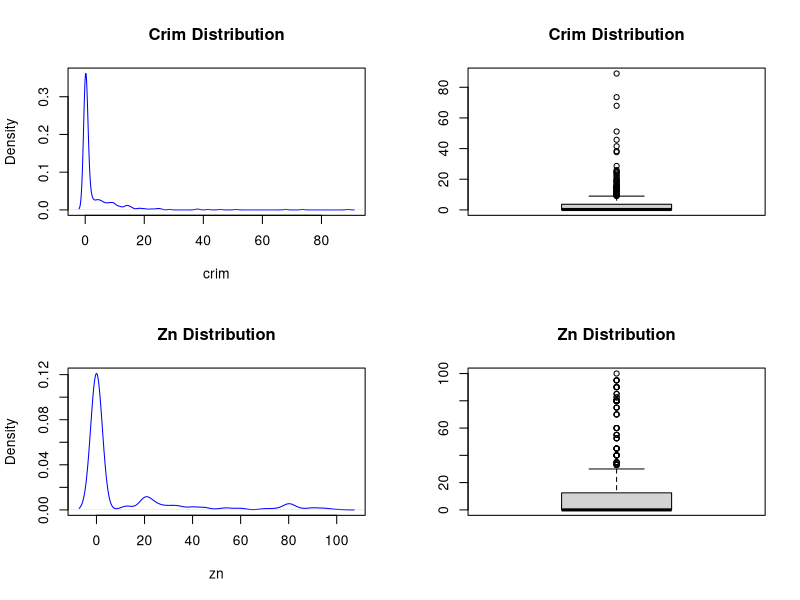
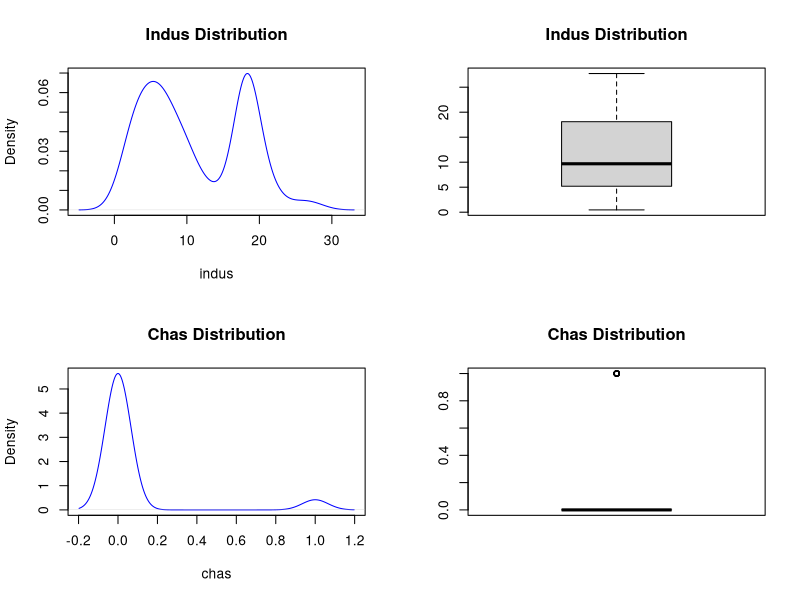
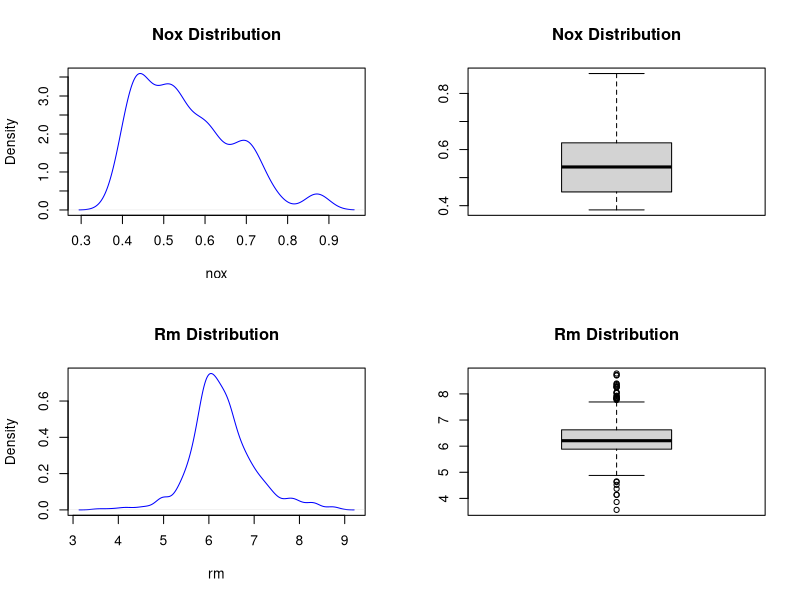
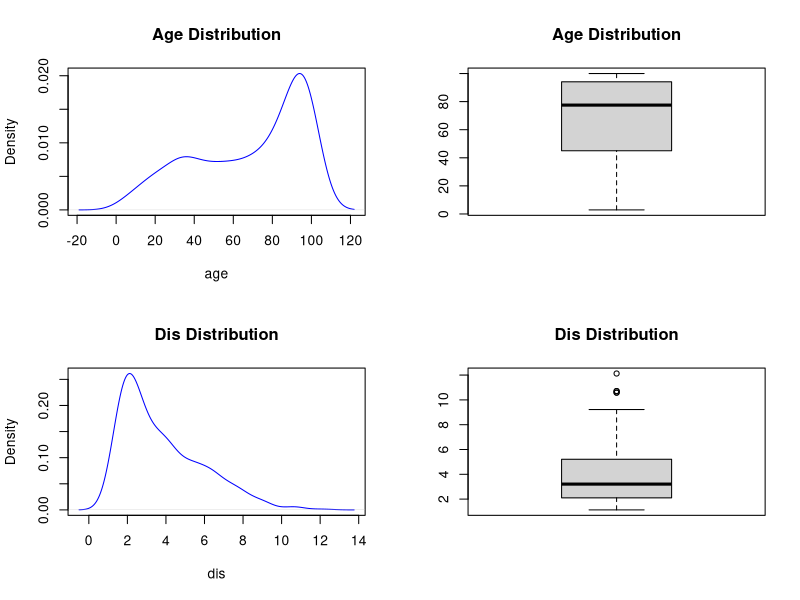
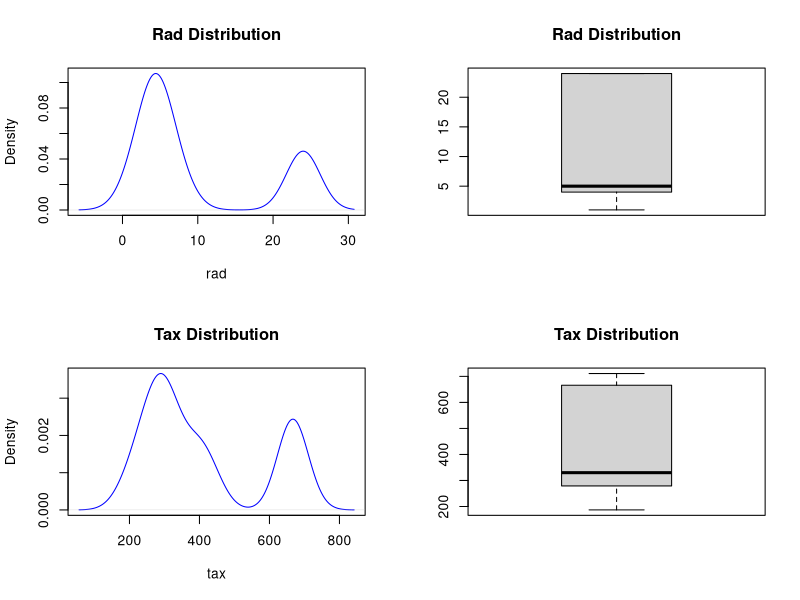
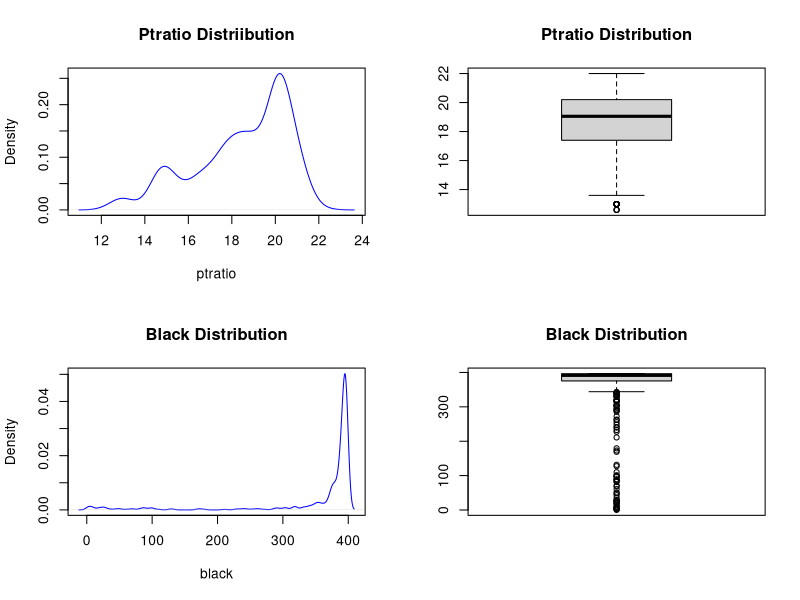
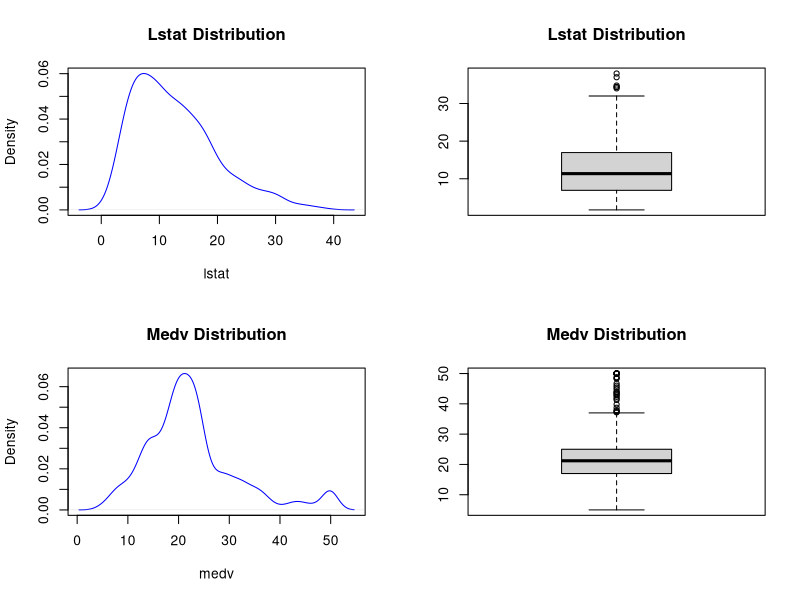
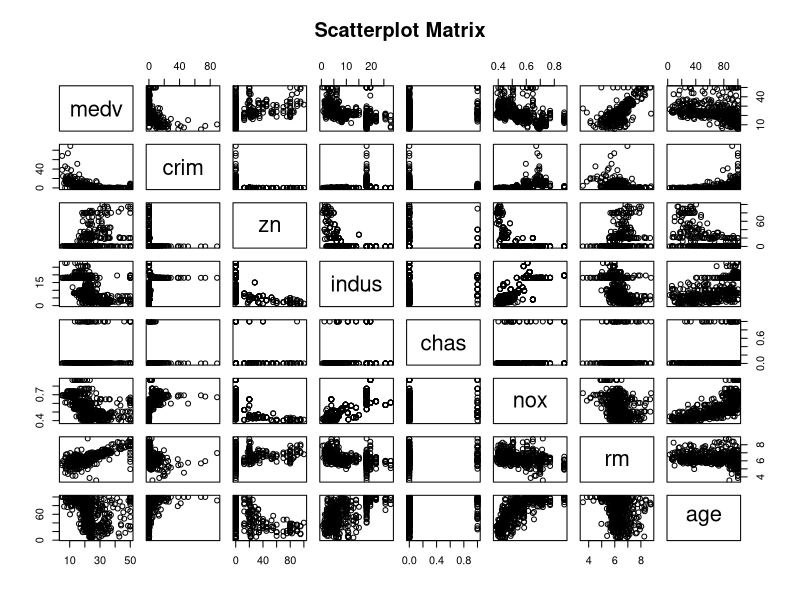

The R script that drew these images, in order:
## ---- chunk 1

# Load necessary libraries

library(dplyr)
library(ggplot2)
library(MASS)
library(car)

# Load dataset 

data(Boston)
attach(Boston)

## ---- chunk 2

## Sample size
n <- nrow(Boston)
p <- ncol(Boston)

statistics_summary <- summary(Boston)

sd_crim <- sd(crim)
sd_zn <- sd(zn)
sd_indus <- sd(indus)
sd_chas <- sd(chas)
sd_nox <- sd(nox)
sd_rm <- sd(rm)
sd_age <- sd(age)
sd_dis <- sd(dis)
sd_rad <- sd(rad)
sd_tax <- sd(tax)
sd_ptratio <- sd(ptratio)
sd_black <- sd(black)
sd_lstat <- sd(lstat)
sd_medv <- sd(medv)

missing_values <- colSums(is.na(Boston))
## ---- chunk 3

par(mfrow = c(2,2))

plot(density(Boston$crim), 
     main = "Crim Distribution",
     xlab = "crim",
     col = "blue")

boxplot((Boston$crim),
               main = "Crim Distribution")

plot(density(Boston$zn),
      main = "Zn Distribution",
     xlab = "zn",
     col = "blue")

boxplot((Boston$zn),
        main = "Zn Distribution")

plot(density(Boston$indus),
      main = "Indus Distribution",
     xlab = "indus",
     col = "blue")

boxplot((Boston$indus),
        main = "Indus Distribution")

plot(density(Boston$chas),
      main = "Chas Distribution",
     xlab = "chas",
     col = "blue")

boxplot((Boston$chas),
        main = "Chas Distribution")

plot(density(Boston$nox),
      main = "Nox Distribution",
     xlab = "nox",
     col = "blue")

boxplot((Boston$nox),
        main = "Nox Distribution")

plot(density(Boston$rm),
      main = "Rm Distribution",
     xlab = "rm",
     col = "blue")

boxplot((Boston$rm),
    main = "Rm Distribution")

plot(density(Boston$age),
      main = "Age Distribution",
     xlab = "age",
     col = "blue")

boxplot((Boston$age),
         main = "Age Distribution")

plot(density(Boston$dis),
      main = "Dis Distribution",
     xlab = "dis",
     col = "blue")

boxplot((Boston$dis),
        main = "Dis Distribution")

plot(density(Boston$rad),
      main = "Rad Distribution",
     xlab = "rad",
     col = "blue")

boxplot((Boston$rad),
        main = "Rad Distribution")

plot(density(Boston$tax),
      main = "Tax Distribution",
     xlab = "tax",
     col = "blue")

boxplot((Boston$tax),
         main = "Tax Distribution")

plot(density(Boston$ptratio),
      main = "Ptratio Distriibution",
     xlab = "ptratio",
     col = "blue")

boxplot((Boston$ptratio),
        main = "Ptratio Distribution")

plot(density(Boston$black),
      main = "Black Distribution",
     xlab = "black",
     col = "blue")

boxplot((Boston$black),
        main = "Black Distribution")

plot(density(Boston$lstat),
      main = "Lstat Distribution",
     xlab = "lstat",
     col = "blue")

boxplot((Boston$lstat),
        main = "Lstat Distribution")

plot(density(Boston$medv),
      main = "Medv Distribution",
     xlab = "medv",
     col = "blue")

boxplot((Boston$medv),
        main = "Medv Distribution")
## ---- chunk 4

# Function to identify outliers using IQR
identify_outliers_iqr <- function(data) 
  {
    outliers <- lapply(data, function(x) 
      {
        Q1 <- quantile(x, 0.25)
        Q3 <- quantile(x, 0.75)
        IQR <- Q3 - Q1
        lower_bound <- Q1 - 1.5 * IQR
        upper_bound <- Q3 + 1.5 * IQR
        return(which(x < lower_bound | x > upper_bound))
      })
    return(outliers)
  }

# Identify outliers
outliers_iqr <- identify_outliers_iqr(Boston)

## ---- chunk 5
library(dplyr)

Boston <- as_tibble(Boston)

Boston_1 <- Boston %>%
  dplyr::select(medv, crim, zn, indus, chas, nox, rm, age)

pairs(medv ~ ., data = Boston_1, main = "Scatterplot Matrix")
## ---- chunk 6

Boston_2 <- Boston %>%
  dplyr::select(medv, dis, rad, tax, ptratio, black, lstat)

pairs(medv ~ ., data = Boston_2, main = "Scatterplot Matrix")
## ---- chunk 7

library(ggplot2)
library(reshape2)

# Example dataset: replace this with your actual dataset
set.seed(123)

#Boston <- Boston %>% dplyr::select(-medv_boxcox)

# Calculate the correlation matrix
correlation_matrix <- cor(Boston)

# Melt the correlation matrix for ggplot2
cor_melted <- melt(correlation_matrix)

# Create the heatmap
ggplot(cor_melted, aes(Var1, Var2, fill = value)) +
  geom_tile(color = "white") +  # Add white borders to the squares
  scale_fill_gradient2(low = "blue", high = "red", mid = "white", 
                       midpoint = 0, limit = c(-1, 1), 
                       name = "Correlation") +  # Gradient fill for correlation values
  geom_text(aes(label = round(value, 2)), color = "black") +  # Add correlation values in squares
  theme_minimal() +  # Use a minimal theme
  labs(title = "Correlation Matrix Heatmap", 
       x = "", 
       y = "") +  # Remove axis labels
  theme(axis.text.x = element_text(angle = 45, hjust = 1))  # Angle x-axis labels
## ---- chunk 8


# Fit a linear regression model with all the predictors
full_model <- lm(medv ~ crim + zn + indus + chas + nox + rm + age + dis + rad  + ptratio + black + lstat, data = Boston)

par(mfrow = c(2, 2))
plot(full_model)

vif_values <- vif(full_model)

## ---- chunk 9

log_model <- lm(log(medv) ~ ., data = Boston)

par(mfrow = c(2, 2))

plot(log_model)
## ---- chunk 10

boxcox_results <- boxcox(full_model, lambda = seq(-3,3, length = 31), interp=F)

optimal_lambda <- boxcox_results$x[which.max(boxcox_results$y)]

# Transform the response variable using the optimal lambda
if (optimal_lambda == 0) 
  {
    Boston$medv_boxcox <- log(Boston$medv)
  } else {
    Boston$medv_boxcox <- (Boston$medv^optimal_lambda - 1) / optimal_lambda
  }

# Fit the model with the transformed response variable
boxcox_model <- lm(medv_boxcox ~ ., data = Boston)
boxcox_model_summary <- summary(boxcox_model)

par(mfrow = c(2,2))
plot(boxcox_model)
## ---- chunk 11

polynomial_model <- lm(medv ~ crim + zn + indus + chas + nox + dis + rm +
                         age + rad + tax + ptratio + black +lstat + rm^2 + lstat^2,
                       data = Boston)

par(mfrow = c(2,2))
plot(polynomial_model)
## ---- chunk 12

library(mgcv)   # for GAM modeling

# Fit the GAM model treating 'chas' as a linear predictor
gam_model <- gam(medv ~ s(crim, k = 5) +  s(zn, k = 3) + s(indus, k = 5) + chas + 
                   s(nox, k = 5) + s(dis, k = 5) + s(rm, k = 5) + s(age, k = 5) + 
                   s(rad, k = 5) + s(tax, k = 5) + s(ptratio, k = 5) + 
                   s(black, k = 5) + s(lstat, k = 5), data = Boston)

# Extract residuals
residuals_gam <- residuals(gam_model)
fitted_values <- fitted(gam_model)

model_matrix <- model.matrix(gam_model)  # Get the model matrix
n <- nrow(model_matrix)                   # Number of observations
p <- ncol(model_matrix) 

standardized_residuals <- residuals_gam / sd(residuals_gam)
hat_values <- diag(model_matrix %*% solve(t(model_matrix) %*% model_matrix) %*% t(model_matrix))

# Histogram of residuals
hist(residuals_gam, 
     main = "Histogram of Residuals", 
     xlab = "Residuals", 
     breaks = 30, 
     col = "lightblue")

# Check diagnostics
par(mfrow = c(2, 2))

# Plot residuals vs fitted values
plot(fitted(gam_model), residuals_gam, 
     xlab = "Fitted Values", 
     ylab = "Residuals", 
     main = "Residuals vs Fitted Values")
abline(h = 0, col = "red", lty = 2)  # Add a horizontal line at 0

# Create Q-Q plot
qqnorm(residuals_gam, main = "Q-Q Plot of Residuals")
qqline(residuals_gam, col = "red")  # Add a Q-Q line

# Create Scale-Location plot
plot(fitted_values, standardized_residuals, 
     xlab = "Fitted Values", 
     ylab = "Standardized Residuals", 
     main = "Scale-Location Plot")
abline(h = 0, col = "red", lty = 2)

# Create Residuals vs. Leverage plot
plot(hat_values, standardized_residuals, 
     xlab = "Leverage", 
     ylab = "Standardized Residuals", 
     main = "Residuals vs. Leverage Plot")
abline(h = 0, col = "red", lty = 2)
## ---- chunk 13



# Load libraries
library(mgcv)
library(boot)

# Set a seed for reproducibility
set.seed(123)

# Create a custom function to fit the GAM model
fit_gam <- function(data, indices) {
  # Create training set
  train_data <- data[indices, ]
  
  # Fit the GAM model
  gam_model <- gam(medv ~ s(crim, k = 5) + s(zn, k = 3) + 
                   s(indus, k = 5) + chas + 
                   s(nox, k = 5) + s(dis, k = 5) + 
                   s(rm, k = 5) + s(age, k = 5) + 
                   s(rad, k = 5) + s(tax, k = 5) + 
                   s(ptratio, k = 5) + 
                   s(black, k = 5) + s(lstat, k = 5), 
                   data = train_data)
  
  return(gam_model)
}

# Create the k-fold cross-validation indices
k_folds <- 5
n <- nrow(Boston)
folds <- cut(seq(1, n), breaks = k_folds, labels = FALSE)

# Store results for each fold
cv_results <- vector("list", k_folds)

# Perform k-fold cross-validation
for (i in 1:k_folds) {
  # Split data into training and test sets
  test_indices <- which(folds == i, arr.ind = TRUE)
  train_indices <- which(folds != i, arr.ind = TRUE)
  
  # Fit the model on the training set
  model <- fit_gam(Boston, train_indices)
  
  # Predict on the test set
  test_data <- Boston[test_indices, ]
  predictions <- predict(model, newdata = test_data)
  
  # Calculate RMSE for this fold
  rmse <- sqrt(mean((test_data$medv - predictions)^2))
  
  # Store the RMSE result
  cv_results[[i]] <- rmse
}

# Calculate and print the average RMSE across folds
average_rmse <- mean(unlist(cv_results))
cat("Average RMSE across", k_folds, "folds:", average_rmse, "\n")


## ---- chunk 14

library(mgcv)

# Split data into training and testing
sample_index <- sample(nrow(Boston), nrow(Boston)*0.80, replace = FALSE) 
Boston.train <- Boston[sample_index,] 
Boston.test <- Boston[-sample_index,] 

## ---- chunk 15

# In-sample fit (prediction), training data
yhat_train <- predict(object = full_model, newdata = Boston.train)

# In-sample average sum squared error (ASE)
ase_insample <- mean(full_model$residuals^2)

# In-sample mean squared error (MSE)
MSE_insample <- sum(full_model$residuals^2) / 390
summary(full_model)$sigma^2

# Make predictions on testing data
yhat_test <- predict(full_model, newdata = Boston.test)

# Out-of-sample MSPE
MSPE_outsample <- mean((Boston.test$medv - yhat_test)^2)

# Stepwise variable selection with BIC
null_model <- lm(medv ~ 1, data = Boston.train)
full_model <- lm(medv ~ ., data = Boston.train)

model_step_bic <- step(null_model, scope = list(lower = null_model,
                                                upper = full_model),
                       k = log(nrow(Boston.train)), trace = F)

step_bic_model_summary <- summary(model_step_bic)

### Report the corresponding in-sample model MSE and in-sample model ASE and save it as "MSE.stepBIC" and "ASE.stepBIC".

# In-sample fit (prediction), training data
yhat_BIC <- predict(object = model_step_bic, newdata = Boston.train)

# In-sample average sum squared error (ASE)
ASE.stepBIC <- mean(model_step_bic$residuals^2)

# In-sample mean squared error (MSE)

MSE.stepBIC <- summary(model_step_bic)$sigma^2
sum(model_step_bic$residuals^2) / 396 # (n-6-1)

# Make predictions on testing data
yhat_test_BIC <- predict(model_step_bic, newdata = Boston.test)

# Out-of-sample MSPE
MSPE.stepBIC <- mean((Boston.test$medv - yhat_test_BIC)^2)

# Plot model
par(mfrow = c(2, 2))
plot(model_step_bic)
